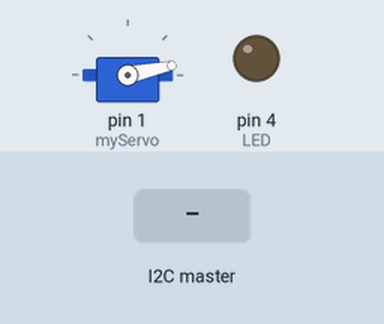
Simulated run of this sketch. Board: Arduino Uno, built with avr-gcc and run on an emulated ATmega328P. On the bench: servo, output pins drawn as LEDs (lit = HIGH). Inputs (shaded band) come from the test bench.

Above: at 1.2 s.
1.3 s: the I2C master sends "A"
At 1.8 s:
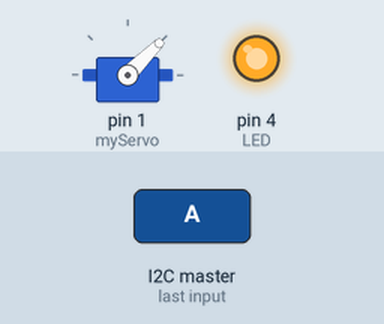
2.8 s: the I2C master sends "C"
At 4.0 s:
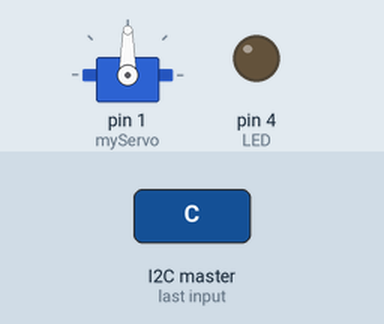
4.3 s: the I2C master sends "G"
At 5.3 s:
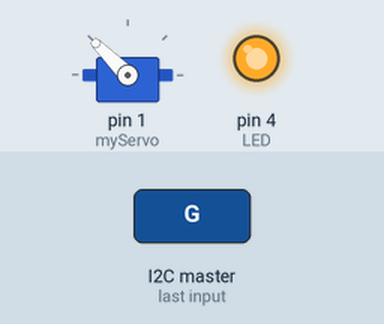
5.8 s: the I2C master sends "T"
At 6.6 s:
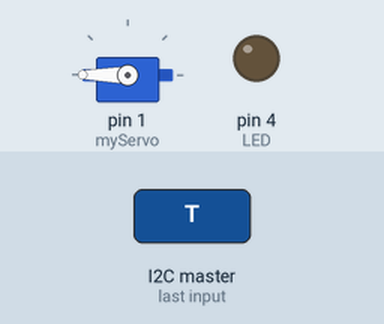
7.3 s: the I2C master sends the byte 1
At 7.7 s:
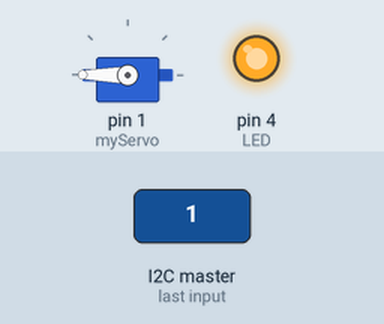
8.8 s: the I2C master sends the byte 0
At 10.2 s:
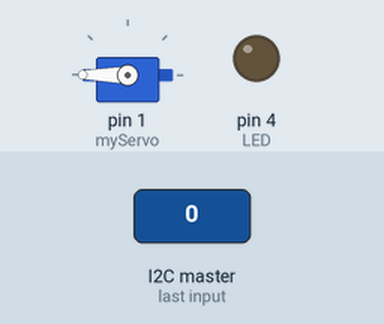
Timing chart, 0 to 11.3 s (numbered marks = the images above; inputs shaded):
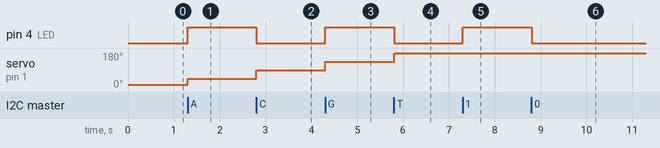

Measured:
- after the input at 1.3 s, pin 4 (LED): LOW → HIGH at once; servo on pin 1 (myServo): 12° → 45° at once
- after the input at 2.8 s, pin 4 (LED): HIGH → LOW at once; servo on pin 1 (myServo): 45° → 90° at once
- after the input at 4.3 s, pin 4 (LED): LOW → HIGH at once; servo on pin 1 (myServo): 90° → 135° at once
- after the input at 5.8 s, pin 4 (LED): HIGH → LOW at once; servo on pin 1 (myServo): 135° → 180° at once
- after the input at 7.3 s, pin 4 (LED): LOW → HIGH at once
- after the input at 8.8 s, pin 4 (LED): HIGH → LOW at once

The sketch:

secondaryTiny45.ino
```cpp
#include <Servo.h>
#include <Wire.h>

#define LED 4
#define SERIAL_ENABLED 0
char msg = 0;

bool ledSt = false;
int servoPos = 12;
Servo myServo;

void setup() {
  // put your setup code here, to run once:

  Wire.begin(11);                // join i2c bus with address #8 (0x08). can go up to #119 included (0x77)
#if (defined(__AVR_ATtiny1614__) || defined(__AVR_ATtiny1616__) || defined(__AVR_ATtiny1617__) || defined(__AVR_ATtiny3216__) || defined(__AVR_ATtiny3217__) )
  Wire.swap(1);
#endif
#if SERIAL_ENABLED
  Serial.begin(115200);
#endif
  Wire.onReceive(receiveEvent); // register event

  myServo.attach(1);

  pinMode(LED, OUTPUT);
}

void loop() {
  // put your main code here, to run repeatedly:

  if (msg == 'A') {
    servoPos = 45;
  }
  else if (msg == 'C') {
    servoPos = 90;
  }
  else if (msg == 'G')
    servoPos = 135;
  else if (msg == 'T')
    servoPos = 180;
  //else

  myServo.write(servoPos);
  digitalWrite(LED, ledSt);
  digitalWrite(LED_BUILTIN, ledSt);
  delay(10);
}


// function that executes whenever data is received from master
// this function is registered as an event, see setup()
void receiveEvent(int howMany) {
  while (Wire.available()) { // loop through all but the last
    char c = Wire.read(); // receive byte as a character
    msg = c;
  }
  ledSt = !ledSt;
#if SERIAL_ENABLED
  Serial.println(msg);
#endif

}
```
